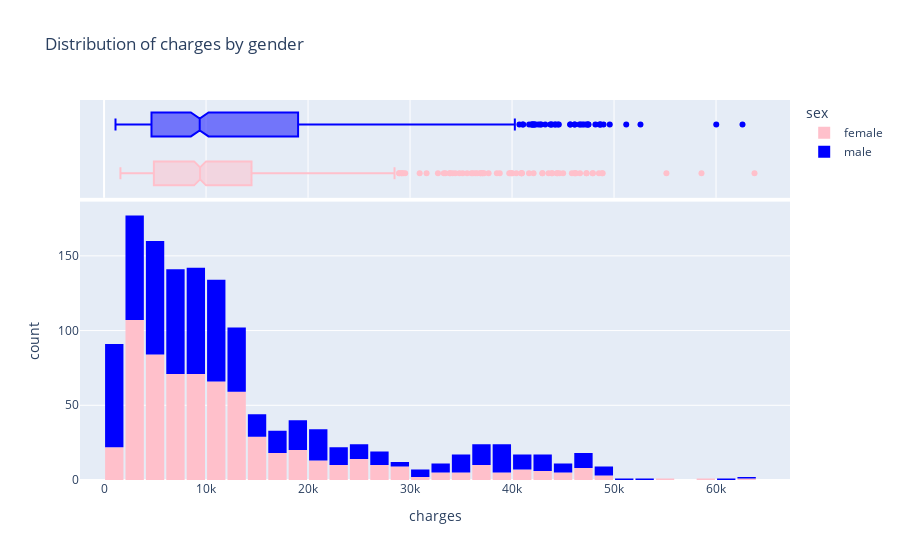

Source (notebook cell):
### Markdown cell above
## Let's examine how gender affects insurance charges.

### Code cell
fig = px.histogram(
    insurance,
    x = 'charges',
    marginal = 'box',
    color = 'sex',
    color_discrete_sequence = ['pink', 'blue'],
    title  = 'Distribution of charges by gender'
)
fig.update_layout(bargap = 0.1)
fig.show()

### Figure 1 — Plotly figure (JSON) as saved in the notebook; plotly's stock layout.template omitted (floating-point values rounded to 4 significant figures; data arrays with more than 128 entries replaced by an {"elided": "..."} marker saying what was removed)
{"data": [{"alignmentgroup": "True", "bingroup": "x", "hovertemplate": "sex=female<br>charges=%{x}<br>count=%{y}<extra></extra>", "legendgroup": "female", "marker": {"color": "pink", "pattern": {"shape": ""}}, "name": "female", "offsetgroup": "female", "orientation": "v", "showlegend": true, "type": "histogram", "x": {"elided": "662 float values"}, "xaxis": "x", "yaxis": "y"}, {"alignmentgroup": "True", "hovertemplate": "sex=female<br>charges=%{x}<extra></extra>", "legendgroup": "female", "marker": {"color": "pink"}, "name": "female", "notched": true, "offsetgroup": "female", "showlegend": false, "type": "box", "x": {"elided": "662 float values"}, "xaxis": "x2", "yaxis": "y2"}, {"alignmentgroup": "True", "bingroup": "x", "hovertemplate": "sex=male<br>charges=%{x}<br>count=%{y}<extra></extra>", "legendgroup": "male", "marker": {"color": "blue", "pattern": {"shape": ""}}, "name": "male", "offsetgroup": "male", "orientation": "v", "showlegend": true, "type": "histogram", "x": {"elided": "675 float values"}, "xaxis": "x", "yaxis": "y"}, {"alignmentgroup": "True", "hovertemplate": "sex=male<br>charges=%{x}<extra></extra>", "legendgroup": "male", "marker": {"color": "blue"}, "name": "male", "notched": true, "offsetgroup": "male", "showlegend": false, "type": "box", "x": {"elided": "675 float values"}, "xaxis": "x2", "yaxis": "y2"}], "layout": {"bargap": 0.1, "barmode": "relative", "legend": {"title": {"text": "sex"}, "tracegroupgap": 0}, "title": {"text": "Distribution of charges by gender"}, "xaxis": {"anchor": "y", "domain": [0, 1], "title": {"text": "charges"}}, "xaxis2": {"anchor": "y2", "domain": [0, 1], "matches": "x", "showgrid": true, "showticklabels": false}, "yaxis": {"anchor": "x", "domain": [0, 0.7326], "title": {"text": "count"}}, "yaxis2": {"anchor": "x2", "domain": [0.7426, 1], "matches": "y2", "showgrid": false, "showline": false, "showticklabels": false, "ticks": ""}}}
